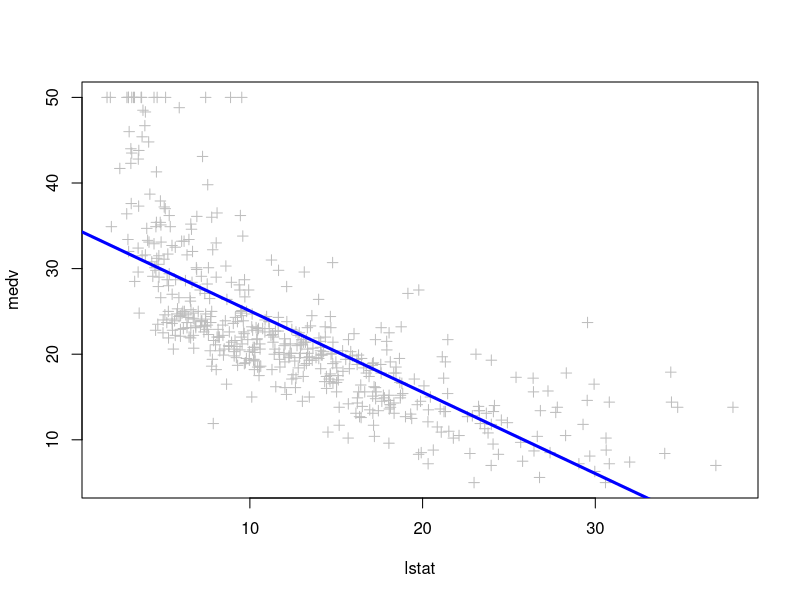
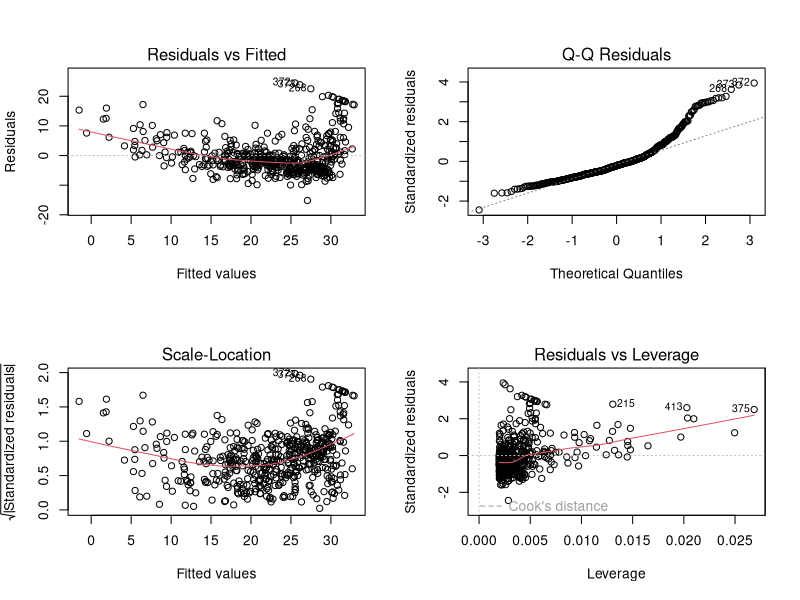
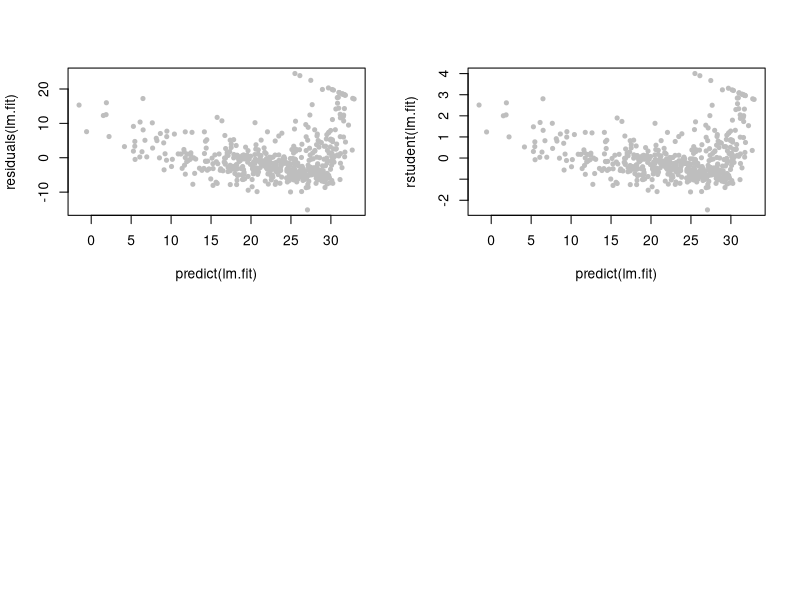

R code for these plots, in order:
## ---- chunk 1
knitr::opts_chunk$set(echo = TRUE)
## ---- chunk 2
library(MASS)
attach(Boston)
lm.fit <- lm(medv ~ lstat, data = Boston)
summary(lm.fit)
## ---- chunk 3
names(lm.fit)
coef(lm.fit)
## ---- chunk 4
confint(lm.fit, level = 0.95)
## ---- chunk 5
predict(lm.fit, data.frame(lstat=c(5,10,15)), interval = "confidence")
## ---- chunk 6
predict(lm.fit, data.frame(lstat=c(5,10,15)), interval = "prediction")
## ---- chunk 7
plot(lstat, medv, pch = 3, col = 'gray')
abline(lm.fit, col = 'blue', lw = 3)
## ---- chunk 8
par(mfrow = c(2,2))
plot(lm.fit)
## ---- chunk 9
plot(predict(lm.fit), residuals(lm.fit), pch = 20, col = "gray")
plot(predict(lm.fit), rstudent(lm.fit), pch = 20, col = "gray")
## ---- chunk 10
lm.fit = lm(medv ~ lstat + age, data = Boston)
summary(lm.fit)
## ---- chunk 11
lm.fit = lm(medv ~ ., data = Boston)
res = summary(lm.fit)
res$sigma
res$r.squared
confint(res, level = 0.95, interval = )
## ---- chunk 12
lm.fit = lm(medv ~ .-age, data = Boston)
res = summary(lm.fit)
res
#res$sigma
#res$r.squared
## ---- chunk 13
lm.fit = lm(medv ~ lstat * age, data = Boston)
res = summary(lm.fit)
res
#res$sigma
#res$r.squared    
